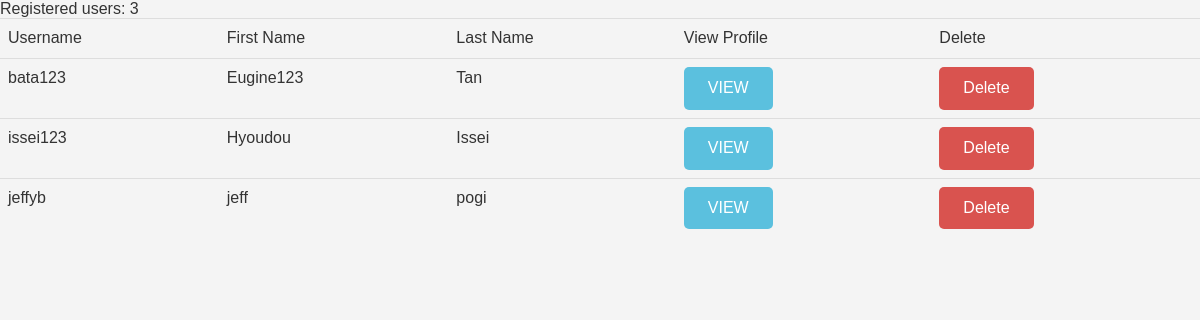
Page /fetch.php on the committed database.
### tables this page shows
CREATE TABLE `users` (
  `user_id` int(11) NOT NULL,
  `fname` varchar(50) NOT NULL,
  `lname` varchar(50) NOT NULL,
  `contact` varchar(50) NOT NULL,
  `username` varchar(50) NOT NULL,
  `password1` varchar(50) NOT NULL,
  `date` timestamp NOT NULL DEFAULT CURRENT_TIMESTAMP ON UPDATE CURRENT_TIMESTAMP,
  `level` varchar(5) NOT NULL
);

### fetch.php (the view, shortened to what this page needs)
<!DOCTYPE html>
<html lang="en">
  <head>
  <link rel="stylesheet" href="https://maxcdn.bootstrapcdn.com/bootstrap/3.3.6/css/bootstrap.min.css" />
    <link href="css2/bootstrap.min.css" rel="stylesheet">
    <link href="css2/style.css" rel="stylesheet">
  </head>
  <body>
<?php
$connect = mysqli_connect("localhost", "root", "", "lmvillamor");
$output = '';
$query1 = "SELECT COUNT(*) c FROM users";
$resulted = mysqli_query($connect,$query1);
$row1 = mysqli_fetch_assoc($resulted);
echo "<b>Registered users: </b>" ,$row1['c'];
if(isset($_POST["query"]))
{
 $search = mysqli_real_escape_string($connect, $_POST["query"]);
 $query = "
  SELECT * FROM users
  WHERE user_id LIKE '%".$search."%'
  OR fname LIKE '%".$search."%'
  OR lname LIKE '%".$search."%'
  OR contact LIKE '%".$search."%'
  OR username LIKE '%".$search."%'
 ";
}
else
{
 $query = "
  SELECT * FROM users ORDER BY user_id
 ";
}
$result = mysqli_query($connect, $query);
if(mysqli_num_rows($result) > 0)
{
 $output .= '
 <div id="employee_table">
   <table class="table table bordered">
    <tr>
	 <th>Username</th>
	 <th>First Name</th>
     <th>Last Name</th>
     <th>View Profile</th>
     <th>Delete</th>
    </tr>
	</div>
 ';
 while($row = mysqli_fetch_array($result))
 {
  $output .= '
   <tr>
    <td>'.$row["username"].'</td>
	<td>'.$row["fname"].'</td>
    <td>'.$row["lname"].'</td>
	<td><a class ="btn btn-info" href=viewprofile.php?user_id='.$row['user_id'].'>VIEW</a></td>
	<td><input class="btn btn-danger" type=button onClick=deleteme('.$row['user_id'].') name=Delete value=Delete></td>
</tr>
  ';
 }
 echo $output;
}
else
{
 echo 'Data Not Found';
}
?>
</body>
</html>

### css2/style.css (style rules this page uses)
body { background:#f4f4f4; }
html,body,div,span,applet,object,iframe,h1,h2,h3,h4,h5,h6,p,blockquote,pre,a,abbr,acronym,address,big,cite,code,del,dfn,em,img,ins,kbd,q,s,samp,small,strike,strong,sub,sup,tt,var,b,u,i,dl,dt,dd,ol,nav ul,nav li,fieldset,form,label,legend,table,caption,tbody,tfoot,thead,tr,th,td,article,aside,canvas,details,embed,figure,figcaption,footer,header,hgroup,menu,nav,output,ruby,section,summary,time,mark,audio,video { margin:0;padding:0;border:0;font-size:100%;font:inherit;vertical-align:baseline; }
table { border-collapse:collapse;border-spacing:0; }
a { text-decoration:none; }
body { font-family: Arial, Geneva,Helvetica, sans-serif; font-size: 100%; }
.btn { font-family: 'Source Sans Pro', sans-serif; border: none; font-size:16px; cursor: pointer; padding: 10px 24px; display: inline-block; text-transform: capitalize; letter-spacing: 0px; font-weight: 400; outline: none; position: relative; -webkit-transition: all 0.3s; -moz-transition: all 0.3s; transition: all 0.3s; border-radius: 5px; -webkit-border-radius: 5px; -moz-border-radius: 5px; -o-border-radius: 5px; }

### rows in the picture
users: username "bata123", fname "Eugine123", lname "Tan"
users: username "issei123", fname "Hyoudou", lname "Issei"
users: username "jeffyb", fname "jeff", lname "pogi"

### other values in the picture
$row1['c'] "3"
